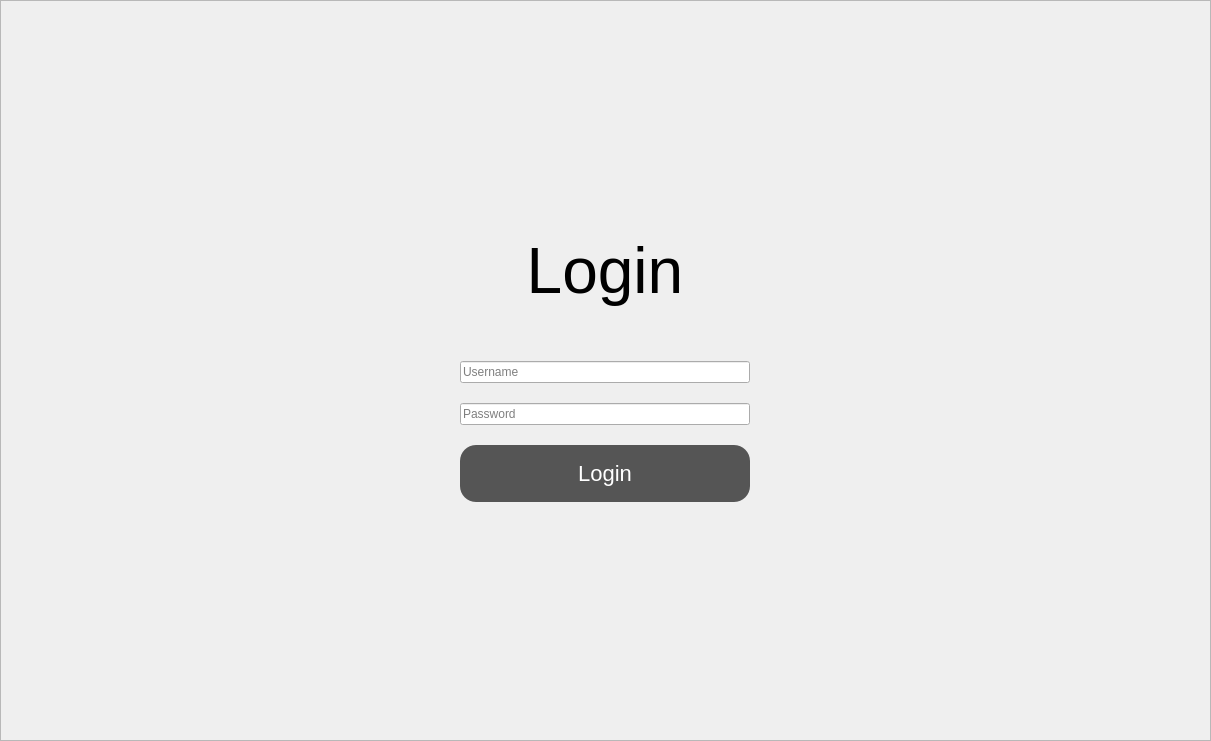
<?xml version="1.0" encoding="UTF-8"?>
<ui version="4.0">
 <class>Dialog</class>
 <widget class="QDialog" name="Dialog">
  <property name="geometry">
   <rect>
    <x>0</x>
    <y>0</y>
    <width>1211</width>
    <height>741</height>
   </rect>
  </property>
  <property name="windowTitle">
   <string>Dialog</string>
  </property>
  <layout class="QVBoxLayout" name="dialogLayout">
   <property name="leftMargin">
    <number>0</number>
   </property>
   <property name="topMargin">
    <number>0</number>
   </property>
   <property name="rightMargin">
    <number>0</number>
   </property>
   <property name="bottomMargin">
    <number>0</number>
   </property>
   <item>
    <widget class="QFrame" name="frame">
     <property name="frameShape">
      <enum>QFrame::StyledPanel</enum>
     </property>
     <property name="frameShadow">
      <enum>QFrame::Raised</enum>
     </property>
     <layout class="QGridLayout" name="frameGridLayout">
      <property name="leftMargin">
       <number>0</number>
      </property>
      <property name="topMargin">
       <number>0</number>
      </property>
      <property name="rightMargin">
       <number>0</number>
      </property>
      <property name="bottomMargin">
       <number>0</number>
      </property>
      <item row="0" column="0">
       <widget class="QLabel" name="backgroundlabel">
        <property name="text">
         <string/>
        </property>
        <property name="pixmap">
         <pixmap>assests/lty_background.png</pixmap>
        </property>
        <property name="scaledContents">
         <bool>true</bool>
        </property>
       </widget>
      </item>
      <item row="0" column="0" alignment="Qt::AlignCenter">
       <widget class="QFrame" name="frame_2">
        <property name="minimumSize">
         <size>
          <width>370</width>
          <height>0</height>
         </size>
        </property>
        <property name="maximumSize">
         <size>
          <width>450</width>
          <height>16777215</height>
         </size>
        </property>
        <property name="styleSheet">
         <string notr="true">QFrame {
	background: qlineargradient(
        x1: 1, y1: 0,
        x2: 0, y2: 0,
  		 stop: 0 rgb(211, 211, 211),
		 stop: 1 rgb(150, 150, 150)
    );
    border-radius: 32px;
    border: none;
}</string>
        </property>
        <property name="frameShape">
         <enum>QFrame::StyledPanel</enum>
        </property>
        <property name="frameShadow">
         <enum>QFrame::Raised</enum>
        </property>
        <layout class="QVBoxLayout" name="cardLayout">
         <property name="leftMargin">
          <number>40</number>
         </property>
         <property name="topMargin">
          <number>32</number>
         </property>
         <property name="rightMargin">
          <number>40</number>
         </property>
         <property name="bottomMargin">
          <number>40</number>
         </property>
         <property name="spacing">
          <number>20</number>
         </property>
         <item>
          <widget class="QTextBrowser" name="login_label">
           <property name="minimumSize">
            <size>
             <width>0</width>
             <height>100</height>
            </size>
           </property>
           <property name="maximumSize">
            <size>
             <width>16777215</width>
             <height>110</height>
            </size>
           </property>
           <property name="font">
            <font>
             <pointsize>60</pointsize>
             <weight>75</weight>
             <italic>true</italic>
             <bold>true</bold>
            </font>
           </property>
           <property name="acceptDrops">
            <bool>false</bool>
           </property>
           <property name="styleSheet">
            <string notr="true">QTextBrowser {
    background-color: transparent;
	border: none;
    border-radius: 32px;
}</string>
           </property>
           <property name="html">
            <string>&lt;!DOCTYPE HTML PUBLIC &quot;-//W3C//DTD HTML 4.0//EN&quot; &quot;http://www.w3.org/TR/REC-html40/strict.dtd&quot;&gt;
&lt;html&gt;&lt;head&gt;&lt;meta name=&quot;qrichtext&quot; content=&quot;1&quot; /&gt;&lt;style type=&quot;text/css&quot;&gt;
p, li { white-space: pre-wrap; }
&lt;/style&gt;&lt;/head&gt;&lt;body style=&quot; font-family:'MS Shell Dlg 2'; font-size:60pt; font-weight:600; font-style:italic;&quot;&gt;
&lt;p align=&quot;center&quot; style=&quot; margin-top:0px; margin-bottom:0px; margin-left:0px; margin-right:0px; -qt-block-indent:0; text-indent:0px;&quot;&gt;&lt;span style=&quot; font-size:48pt; font-weight:400; font-style:normal;&quot;&gt;Login&lt;/span&gt;&lt;/p&gt;&lt;/body&gt;&lt;/html&gt;</string>
           </property>
          </widget>
         </item>
         <item>
          <widget class="QLineEdit" name="username_txt">
           <property name="minimumHeight">
            <number>56</number>
           </property>
           <property name="placeholderText">
            <string>Username</string>
           </property>
          </widget>
         </item>
         <item>
          <widget class="QLineEdit" name="password_txt">
           <property name="minimumHeight">
            <number>56</number>
           </property>
           <property name="echoMode">
            <enum>QLineEdit::Password</enum>
           </property>
           <property name="placeholderText">
            <string>Password</string>
           </property>
          </widget>
         </item>
         <item>
          <widget class="QPushButton" name="login_btn">
           <property name="minimumHeight">
            <number>56</number>
           </property>
           <property name="styleSheet">
            <string notr="true">QPushButton {
    background-color: #555555;
    color: white;
    border: none;
    border-radius: 16px;
    padding: 16px;
    font-size: 22px;
}

QPushButton:hover {
    background-color: #666666;
}

QPushButton:pressed {
    background-color: #444444;
}</string>
           </property>
           <property name="text">
            <string>Login</string>
           </property>
          </widget>
         </item>
        </layout>
       </widget>
      </item>
     </layout>
    </widget>
   </item>
  </layout>
 </widget>
 <resources/>
 <connections/>
</ui>
